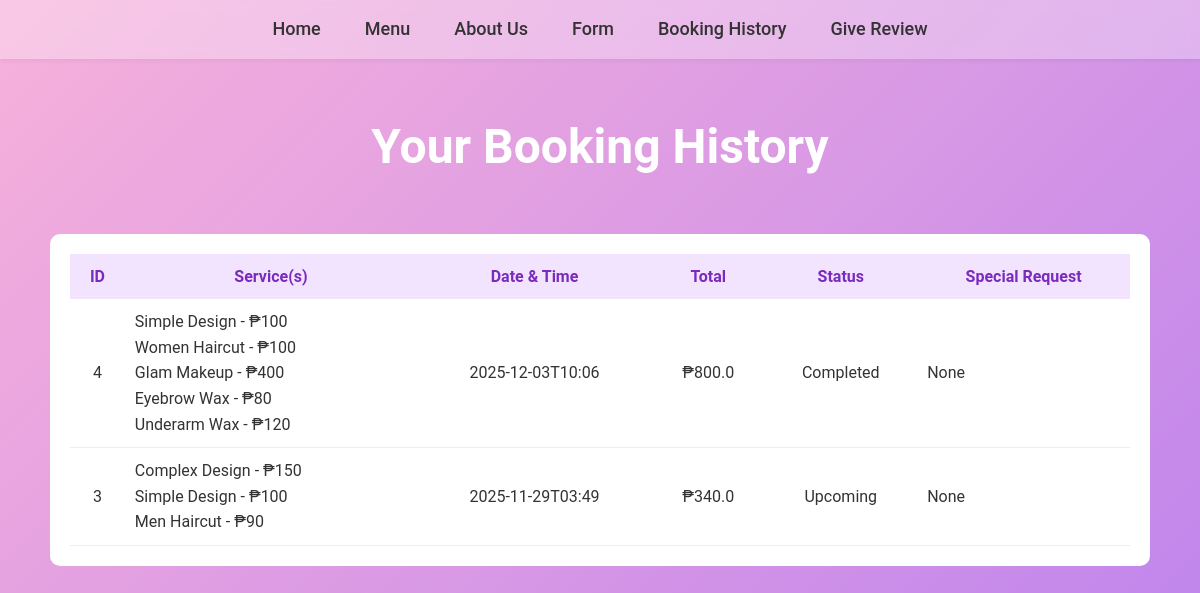
Screenshot of /customer/history (signed in) with the database file from the repository.
### tables this page shows
CREATE TABLE appointments (
            id INTEGER PRIMARY KEY AUTOINCREMENT,
            customer_id INTEGER,
            name TEXT,
            phone TEXT,
            gender TEXT,
            service TEXT,
            appointment_time TEXT,
            message TEXT,
            cart TEXT,
            total REAL,
            status TEXT DEFAULT 'Upcoming',
            FOREIGN KEY(customer_id) REFERENCES users(id)
        );

### PYCHARM Salon/main.py (the view)
@app.route('/customer/history')
def booking_history():
    if 'username' not in session:
        return redirect(url_for('login'))
    user_id = session.get('user_id')
    if not user_id:
        return redirect(url_for('login'))
    appts = get_appointments_by_customer(user_id)
    appts = normalize_appointments(appts)
    return render_template('booking_history.html', appointments=appts)

### PYCHARM Salon/main.py (called while the page is built)
def get_db_conn():
    conn = sqlite3.connect(DB_PATH)
    conn.row_factory = sqlite3.Row
    return conn

def get_appointments_by_customer(customer_id):
    conn = get_db_conn()
    cur = conn.cursor()
    cur.execute("SELECT * FROM appointments WHERE customer_id = ? ORDER BY appointment_time DESC", (customer_id,))
    rows = cur.fetchall()
    conn.close()
    return [dict(r) for r in rows]

### PYCHARM Salon/templates/booking_history.html (shortened to what this page needs)
<!DOCTYPE html>
<html lang="en">
<head>
    <link rel="stylesheet" href="{{ url_for('static', filename='form.css') }}">
</head>
<body>
 <header class="navbar">
       <nav>
    <a href="{{ url_for('homepage') }}">Home</a>
    <a href="{{ url_for('avail') }}">Menu</a>
    <a href="{{ url_for('homepage') }}#about">About Us</a>
    <a href="{{ url_for('form') }}">Form</a>
    <a href="{{ url_for('booking_history') }}">Booking History</a>
    <a href="{{ url_for('add_review') }}">Give Review</a>
</nav>
    </header>
<h3>Your Booking History</h3>
<div class="form-container" style="max-width:1100px;">
    <div style="width:100%; background: white; padding:20px; border-radius:10px;">
        {% if appointments %}
            <table style="width:100%; border-collapse:collapse;">
                <thead>
                    <tr style="background:#f2e4ff; color:#7a2bbd;">
                        <th style="padding:10px;">ID</th>
                        <th style="padding:10px;">Service(s)</th>
                        <th style="padding:10px;">Date & Time</th>
                        <th style="padding:10px;">Total</th>
                        <th style="padding:10px;">Status</th>
                        <th style="padding:10px;">Special Request</th>
                    </tr>
                </thead>
                <tbody>
                    {% for a in appointments %}
                    <tr style="border-bottom:1px solid #eee;">
                        <td style="padding:10px; text-align:center;">{{ a.id }}</td>
                        <td style="padding:10px;">
                            {% if a.cart %}
                                <ul style="list-style:none; padding-left:0; margin:0;">
                                    {% for item in a.cart %}
                                        <li>{{ item.name }} - ₱{{ item.price }}</li>
                                    {% endfor %}
                                </ul>
                            {% else %}
                                {{ a.service or '—' }}
                            {% endif %}
                        </td>
                        <td style="padding:10px; text-align:center;">{{ a.appointment_time }}</td>
                        <td style="padding:10px; text-align:center;">₱{{ a.total }}</td>
                        <td style="padding:10px; text-align:center;">{{ a.status }}</td>
                        <td style="padding:10px;">{{ a.message if a.message else 'None' }}</td>
                    </tr>
                    {% endfor %}
                </tbody>
            </table>
        {% else %}
            <p style="text-align:center; color:#c92121;">You have no bookings yet.</p>
        {% endif %}
    </div>
</div>
</body>
</html>

### PYCHARM Salon/static/form.css (style rules this page uses)
body { background: linear-gradient(135deg, #f7b1db, #c186ec); font-family: 'Roboto', sans-serif; margin: 0; padding: 0; color: #333; line-height: 1.6; }
.navbar { background-color: rgba(255, 255, 255, 0.3); backdrop-filter: blur(6px); padding: 15px 0; text-align: center; box-shadow: 0 2px 4px rgba(0, 0, 0, 0.05); }
.navbar a { color: #333; text-decoration: none; font-size: 18px; margin: 0 20px; font-weight: 500; transition: color 0.3s ease; }
h3 { color: #fff; font-size: 48px; text-align: center; margin-top: 50px; font-weight: 600; }
.form-container { display: flex; justify-content: center; align-items: flex-start; gap: 30px; max-width: 1200px; margin: 40px auto; flex-wrap: wrap; }

### rows the page displays
appointments: id "4", name "Simple Design" "Women Haircut" "Glam Makeup" "Eyebrow Wax" "Underarm Wax", price "100" "100" "400" "80" "120", appointment_time "2025-12-03T10:06", total "800.0", status "Completed", message "None"
appointments: id "3", name "Complex Design" "Simple Design" "Men Haircut", price "150" "100" "90", appointment_time "2025-11-29T03:49", total "340.0", status "Upcoming", message "None"
